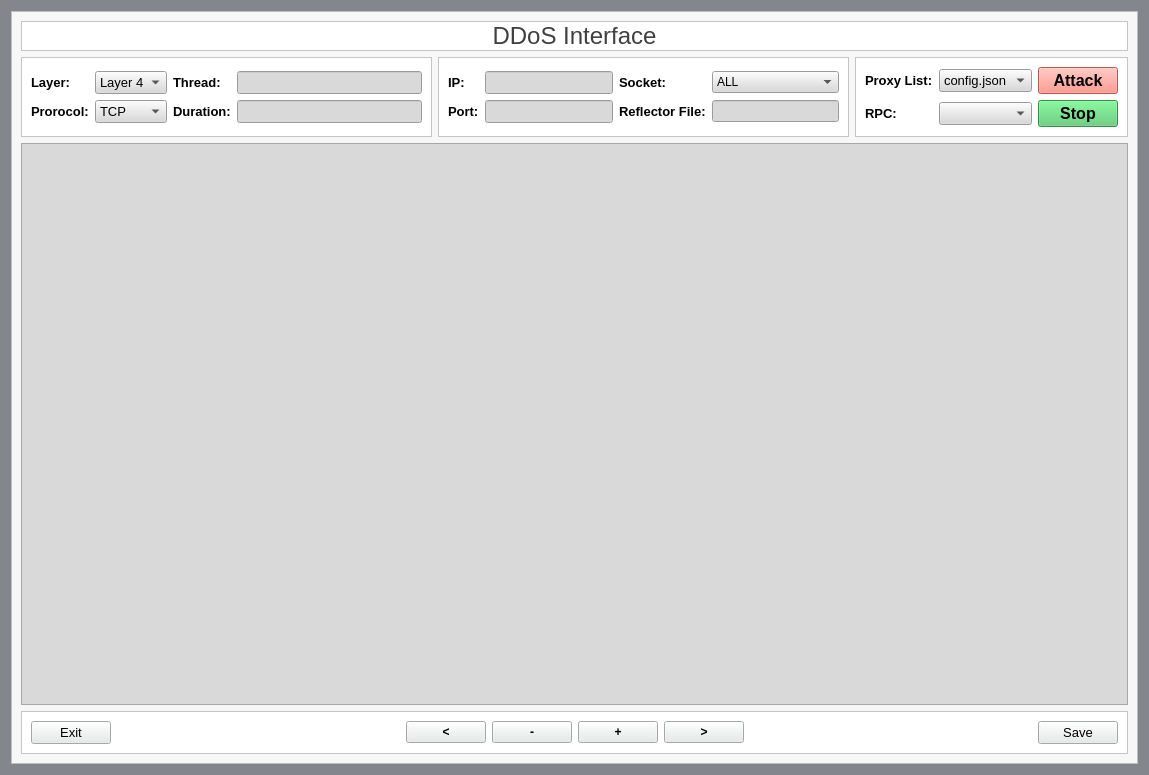
<?xml version="1.0" encoding="UTF-8"?>
<ui version="4.0">
 <class>MainWindow</class>
 <widget class="QWidget" name="MainWindow">
  <property name="windowModality">
   <enum>Qt::WindowModal</enum>
  </property>
  <property name="geometry">
   <rect>
    <x>0</x>
    <y>0</y>
    <width>1149</width>
    <height>775</height>
   </rect>
  </property>
  <property name="windowTitle">
   <string>DDoS Interface</string>
  </property>
  <property name="autoFillBackground">
   <bool>false</bool>
  </property>
  <property name="styleSheet">
   <string notr="true">background-color: rgb(131,135,141);</string>
  </property>
  <layout class="QGridLayout" name="gridLayout_8">
   <item row="0" column="0">
    <layout class="QGridLayout" name="gridLayout">
     <item row="0" column="1">
      <widget class="QFrame" name="frame">
       <property name="styleSheet">
        <string notr="true">background-color: rgb(247, 247, 247);</string>
       </property>
       <property name="frameShape">
        <enum>QFrame::StyledPanel</enum>
       </property>
       <property name="frameShadow">
        <enum>QFrame::Raised</enum>
       </property>
       <layout class="QGridLayout" name="gridLayout_9">
        <item row="1" column="1">
         <widget class="QFrame" name="frame_3">
          <property name="styleSheet">
           <string notr="true">background-color: rgb(255, 255, 255);</string>
          </property>
          <property name="frameShape">
           <enum>QFrame::StyledPanel</enum>
          </property>
          <property name="frameShadow">
           <enum>QFrame::Raised</enum>
          </property>
          <layout class="QGridLayout" name="gridLayout_5">
           <item row="0" column="0">
            <layout class="QGridLayout" name="gridLayout_3">
             <item row="1" column="0">
              <widget class="QLabel" name="label_2">
               <property name="font">
                <font>
                 <pointsize>10</pointsize>
                 <weight>75</weight>
                 <bold>true</bold>
                </font>
               </property>
               <property name="styleSheet">
                <string notr="true">color: rgb(0, 0, 0);</string>
               </property>
               <property name="text">
                <string>Port:</string>
               </property>
              </widget>
             </item>
             <item row="0" column="0">
              <widget class="QLabel" name="label">
               <property name="font">
                <font>
                 <pointsize>10</pointsize>
                 <weight>75</weight>
                 <bold>true</bold>
                </font>
               </property>
               <property name="styleSheet">
                <string notr="true">color: rgb(0, 0, 0);</string>
               </property>
               <property name="text">
                <string>IP:</string>
               </property>
              </widget>
             </item>
             <item row="0" column="1">
              <widget class="QLineEdit" name="lineEdit">
               <property name="font">
                <font>
                 <pointsize>10</pointsize>
                </font>
               </property>
               <property name="styleSheet">
                <string notr="true">background-color: rgb(217,217,217);</string>
               </property>
               <property name="text">
                <string/>
               </property>
              </widget>
             </item>
             <item row="1" column="1">
              <widget class="QLineEdit" name="lineEdit_3">
               <property name="font">
                <font>
                 <pointsize>10</pointsize>
                </font>
               </property>
               <property name="styleSheet">
                <string notr="true">background-color: rgb(217,217,217);</string>
               </property>
              </widget>
             </item>
             <item row="0" column="2">
              <widget class="QLabel" name="label_9">
               <property name="font">
                <font>
                 <pointsize>10</pointsize>
                 <weight>75</weight>
                 <bold>true</bold>
                </font>
               </property>
               <property name="text">
                <string>Socket:</string>
               </property>
              </widget>
             </item>
             <item row="1" column="2">
              <widget class="QLabel" name="label_10">
               <property name="font">
                <font>
                 <pointsize>10</pointsize>
                 <weight>75</weight>
                 <bold>true</bold>
                </font>
               </property>
               <property name="text">
                <string>Reflector File:</string>
               </property>
              </widget>
             </item>
             <item row="1" column="3">
              <widget class="QLineEdit" name="lineEdit_6">
               <property name="styleSheet">
                <string notr="true">background-color: rgb(217,217,217);</string>
               </property>
              </widget>
             </item>
             <item row="0" column="3">
              <widget class="QComboBox" name="comboBox">
               <property name="styleSheet">
                <string notr="true">background-color: rgb(217,217,217);</string>
               </property>
               <item>
                <property name="text">
                 <string>ALL</string>
                </property>
               </item>
               <item>
                <property name="text">
                 <string>HTTP</string>
                </property>
               </item>
               <item>
                <property name="text">
                 <string>SOCKS4</string>
                </property>
               </item>
               <item>
                <property name="text">
                 <string>SOCKS5</string>
                </property>
               </item>
               <item>
                <property name="text">
                 <string>RANDOM</string>
                </property>
               </item>
              </widget>
             </item>
            </layout>
           </item>
          </layout>
         </widget>
        </item>
        <item row="0" column="0" colspan="3">
         <widget class="QLabel" name="label_7">
          <property name="enabled">
           <bool>true</bool>
          </property>
          <property name="font">
           <font>
            <family>Arial</family>
            <pointsize>18</pointsize>
            <weight>50</weight>
            <italic>false</italic>
            <bold>false</bold>
            <underline>false</underline>
            <kerning>true</kerning>
           </font>
          </property>
          <property name="whatsThis">
           <string/>
          </property>
          <property name="autoFillBackground">
           <bool>false</bool>
          </property>
          <property name="styleSheet">
           <string notr="true">font: 18pt &quot;Arial&quot;;
color: rgb(64, 64, 64);
background-color: rgb(255, 255, 255);
border-color: rgb(0, 0, 0);</string>
          </property>
          <property name="frameShape">
           <enum>QFrame::StyledPanel</enum>
          </property>
          <property name="lineWidth">
           <number>1</number>
          </property>
          <property name="text">
           <string>DDoS Interface</string>
          </property>
          <property name="scaledContents">
           <bool>false</bool>
          </property>
          <property name="alignment">
           <set>Qt::AlignCenter</set>
          </property>
          <property name="wordWrap">
           <bool>false</bool>
          </property>
          <property name="margin">
           <number>3</number>
          </property>
         </widget>
        </item>
        <item row="2" column="0" colspan="3">
         <layout class="QGridLayout" name="gridLayout_6">
          <item row="0" column="0">
           <widget class="QGraphicsView" name="graphicsView">
            <property name="font">
             <font>
              <pointsize>10</pointsize>
             </font>
            </property>
            <property name="styleSheet">
             <string notr="true">background-color:rgb(217,217,217);</string>
            </property>
            <property name="frameShadow">
             <enum>QFrame::Raised</enum>
            </property>
            <property name="lineWidth">
             <number>0</number>
            </property>
            <property name="dragMode">
             <enum>QGraphicsView::ScrollHandDrag</enum>
            </property>
           </widget>
          </item>
         </layout>
        </item>
        <item row="1" column="0">
         <widget class="QFrame" name="frame_5">
          <property name="styleSheet">
           <string notr="true">background-color: rgb(255, 255, 255);</string>
          </property>
          <property name="frameShape">
           <enum>QFrame::StyledPanel</enum>
          </property>
          <property name="frameShadow">
           <enum>QFrame::Raised</enum>
          </property>
          <layout class="QGridLayout" name="gridLayout_12">
           <item row="0" column="0">
            <layout class="QGridLayout" name="gridLayout_11">
             <item row="0" column="2">
              <widget class="QLabel" name="label_3">
               <property name="font">
                <font>
                 <pointsize>10</pointsize>
                 <weight>75</weight>
                 <bold>true</bold>
                </font>
               </property>
               <property name="text">
                <string>Thread:</string>
               </property>
              </widget>
             </item>
             <item row="1" column="2">
              <widget class="QLabel" name="label_6">
               <property name="font">
                <font>
                 <pointsize>10</pointsize>
                 <weight>75</weight>
                 <bold>true</bold>
                </font>
               </property>
               <property name="text">
                <string>Duration:</string>
               </property>
              </widget>
             </item>
             <item row="1" column="3">
              <widget class="QLineEdit" name="lineEdit_4">
               <property name="minimumSize">
                <size>
                 <width>75</width>
                 <height>0</height>
                </size>
               </property>
               <property name="font">
                <font>
                 <pointsize>10</pointsize>
                </font>
               </property>
               <property name="styleSheet">
                <string notr="true">background-color: rgb(217,217,217);</string>
               </property>
              </widget>
             </item>
             <item row="1" column="0">
              <widget class="QLabel" name="label_8">
               <property name="font">
                <font>
                 <pointsize>10</pointsize>
                 <weight>75</weight>
                 <bold>true</bold>
                </font>
               </property>
               <property name="text">
                <string>Prorocol:</string>
               </property>
              </widget>
             </item>
             <item row="0" column="1">
              <widget class="QComboBox" name="comboBox_3">
               <property name="font">
                <font>
                 <pointsize>10</pointsize>
                </font>
               </property>
               <property name="styleSheet">
                <string notr="true">background-color: rgb(217,217,217);</string>
               </property>
               <item>
                <property name="text">
                 <string>Layer 4</string>
                </property>
               </item>
              </widget>
             </item>
             <item row="1" column="1">
              <widget class="QComboBox" name="comboBox_5">
               <property name="font">
                <font>
                 <pointsize>10</pointsize>
                </font>
               </property>
               <property name="styleSheet">
                <string notr="true">background-color: rgb(217,217,217);</string>
               </property>
               <item>
                <property name="text">
                 <string>TCP</string>
                </property>
               </item>
               <item>
                <property name="text">
                 <string>UDP</string>
                </property>
               </item>
              </widget>
             </item>
             <item row="0" column="0">
              <layout class="QVBoxLayout" name="verticalLayout_2">
               <item>
                <widget class="QLabel" name="label_4">
                 <property name="font">
                  <font>
                   <pointsize>10</pointsize>
                   <weight>75</weight>
                   <bold>true</bold>
                  </font>
                 </property>
                 <property name="text">
                  <string>Layer:</string>
                 </property>
                </widget>
               </item>
              </layout>
             </item>
             <item row="0" column="3">
              <widget class="QLineEdit" name="lineEdit_2">
               <property name="font">
                <font>
                 <pointsize>10</pointsize>
                </font>
               </property>
               <property name="styleSheet">
                <string notr="true">background-color: rgb(217,217,217);</string>
               </property>
              </widget>
             </item>
            </layout>
           </item>
          </layout>
         </widget>
        </item>
        <item row="3" column="0" colspan="3">
         <widget class="QFrame" name="frame_2">
          <property name="styleSheet">
           <string notr="true">background-color: rgb(146, 146, 146);
background-color: rgb(255, 255, 255);</string>
          </property>
          <property name="frameShape">
           <enum>QFrame::StyledPanel</enum>
          </property>
          <property name="frameShadow">
           <enum>QFrame::Raised</enum>
          </property>
          <layout class="QGridLayout" name="gridLayout_4">
           <item row="0" column="0">
            <layout class="QGridLayout" name="gridLayout_7">
             <item row="0" column="0">
              <widget class="QPushButton" name="exit_pushButton">
               <property name="font">
                <font>
                 <pointsize>10</pointsize>
                </font>
               </property>
               <property name="styleSheet">
                <string notr="true">background-color: rgb(230,235,233);</string>
               </property>
               <property name="text">
                <string>Exit</string>
               </property>
              </widget>
             </item>
             <item row="0" column="3">
              <widget class="QPushButton" name="pushButton_8">
               <property name="font">
                <font>
                 <weight>75</weight>
                 <bold>true</bold>
                </font>
               </property>
               <property name="toolTip">
                <string>Zoom out</string>
               </property>
               <property name="styleSheet">
                <string notr="true">background-color: rgb(230,235,233);</string>
               </property>
               <property name="text">
                <string>-</string>
               </property>
              </widget>
             </item>
             <item row="0" column="2">
              <widget class="QPushButton" name="pushButton_5">
               <property name="font">
                <font>
                 <weight>75</weight>
                 <bold>true</bold>
                </font>
               </property>
               <property name="toolTip">
                <string>Move to previous location</string>
               </property>
               <property name="styleSheet">
                <string notr="true">background-color: rgb(230,235,233);</string>
               </property>
               <property name="text">
                <string>&lt;</string>
               </property>
              </widget>
             </item>
             <item row="0" column="4">
              <widget class="QPushButton" name="pushButton_9">
               <property name="font">
                <font>
                 <weight>75</weight>
                 <bold>true</bold>
                </font>
               </property>
               <property name="toolTip">
                <string>Zoom in</string>
               </property>
               <property name="styleSheet">
                <string notr="true">background-color: rgb(230,235,233);</string>
               </property>
               <property name="text">
                <string>+</string>
               </property>
              </widget>
             </item>
             <item row="0" column="5">
              <widget class="QPushButton" name="pushButton_4">
               <property name="font">
                <font>
                 <weight>75</weight>
                 <bold>true</bold>
                </font>
               </property>
               <property name="toolTip">
                <string>Move to next location</string>
               </property>
               <property name="styleSheet">
                <string notr="true">background-color: rgb(230,235,233);</string>
               </property>
               <property name="text">
                <string>&gt;</string>
               </property>
              </widget>
             </item>
             <item row="0" column="1">
              <spacer name="horizontalSpacer_2">
               <property name="orientation">
                <enum>Qt::Horizontal</enum>
               </property>
               <property name="sizeHint" stdset="0">
                <size>
                 <width>40</width>
                 <height>20</height>
                </size>
               </property>
              </spacer>
             </item>
             <item row="0" column="6">
              <spacer name="horizontalSpacer">
               <property name="orientation">
                <enum>Qt::Horizontal</enum>
               </property>
               <property name="sizeHint" stdset="0">
                <size>
                 <width>40</width>
                 <height>20</height>
                </size>
               </property>
              </spacer>
             </item>
             <item row="0" column="7">
              <widget class="QPushButton" name="pushButton_10">
               <property name="font">
                <font>
                 <pointsize>10</pointsize>
                 <weight>50</weight>
                 <italic>false</italic>
                 <bold>false</bold>
                </font>
               </property>
               <property name="layoutDirection">
                <enum>Qt::RightToLeft</enum>
               </property>
               <property name="styleSheet">
                <string notr="true">background-color: rgb(230,235,233);</string>
               </property>
               <property name="text">
                <string>Save</string>
               </property>
              </widget>
             </item>
            </layout>
           </item>
          </layout>
         </widget>
        </item>
        <item row="1" column="2">
         <widget class="QFrame" name="frame_4">
          <property name="styleSheet">
           <string notr="true">background-color: rgb(255, 255, 255);</string>
          </property>
          <property name="frameShape">
           <enum>QFrame::StyledPanel</enum>
          </property>
          <property name="frameShadow">
           <enum>QFrame::Raised</enum>
          </property>
          <layout class="QGridLayout" name="gridLayout_10">
           <item row="0" column="0">
            <layout class="QGridLayout" name="gridLayout_2">
             <item row="0" column="1">
              <widget class="QComboBox" name="pid_comboBox">
               <property name="font">
                <font>
                 <pointsize>10</pointsize>
                </font>
               </property>
               <property name="styleSheet">
                <string notr="true">background-color: rgb(217,217,217);</string>
               </property>
               <item>
                <property name="text">
                 <string>config.json</string>
                </property>
               </item>
              </widget>
             </item>
             <item row="1" column="1">
              <widget class="QComboBox" name="comboBox_2">
               <property name="font">
                <font>
                 <pointsize>10</pointsize>
                </font>
               </property>
               <property name="styleSheet">
                <string notr="true">background-color: rgb(217,217,217);</string>
               </property>
              </widget>
             </item>
             <item row="0" column="0">
              <widget class="QLabel" name="pid_label">
               <property name="font">
                <font>
                 <pointsize>10</pointsize>
                 <weight>75</weight>
                 <bold>true</bold>
                </font>
               </property>
               <property name="text">
                <string>Proxy List:</string>
               </property>
              </widget>
             </item>
             <item row="1" column="0">
              <widget class="QLabel" name="label_5">
               <property name="font">
                <font>
                 <pointsize>10</pointsize>
                 <weight>75</weight>
                 <bold>true</bold>
                </font>
               </property>
               <property name="text">
                <string>RPC:</string>
               </property>
              </widget>
             </item>
             <item row="1" column="2">
              <widget class="QPushButton" name="pushButton_2">
               <property name="font">
                <font>
                 <pointsize>12</pointsize>
                 <weight>75</weight>
                 <bold>true</bold>
                </font>
               </property>
               <property name="styleSheet">
                <string notr="true">background-color: rgb(79,198,104);</string>
               </property>
               <property name="text">
                <string>Stop</string>
               </property>
              </widget>
             </item>
             <item row="0" column="2">
              <widget class="QPushButton" name="pushButton">
               <property name="font">
                <font>
                 <pointsize>12</pointsize>
                 <weight>75</weight>
                 <italic>false</italic>
                 <bold>true</bold>
                 <underline>false</underline>
                 <strikeout>false</strikeout>
                </font>
               </property>
               <property name="styleSheet">
                <string notr="true">background-color: rgb(250,128,114);</string>
               </property>
               <property name="text">
                <string>Attack</string>
               </property>
              </widget>
             </item>
            </layout>
           </item>
          </layout>
         </widget>
        </item>
       </layout>
      </widget>
     </item>
    </layout>
   </item>
  </layout>
 </widget>
 <resources/>
 <connections/>
</ui>
